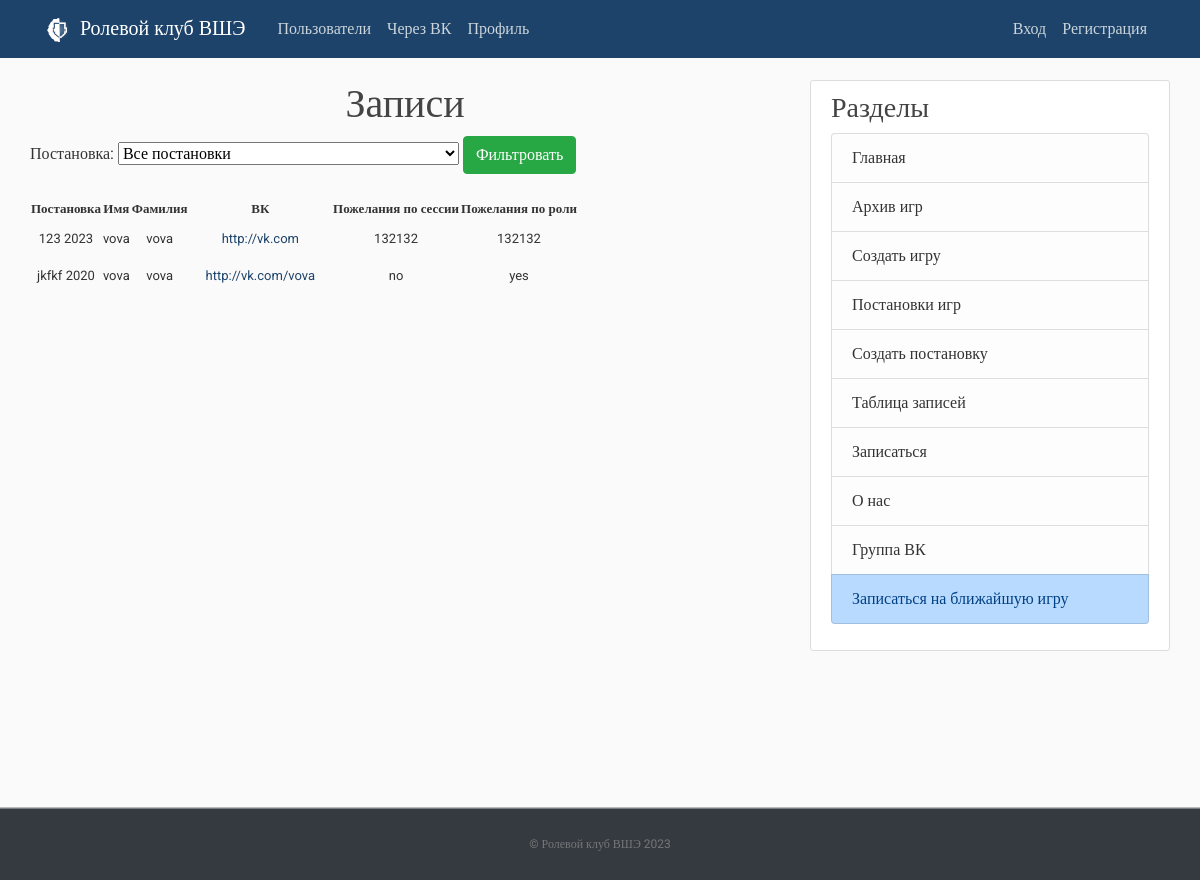
Before: /records with the older database file.
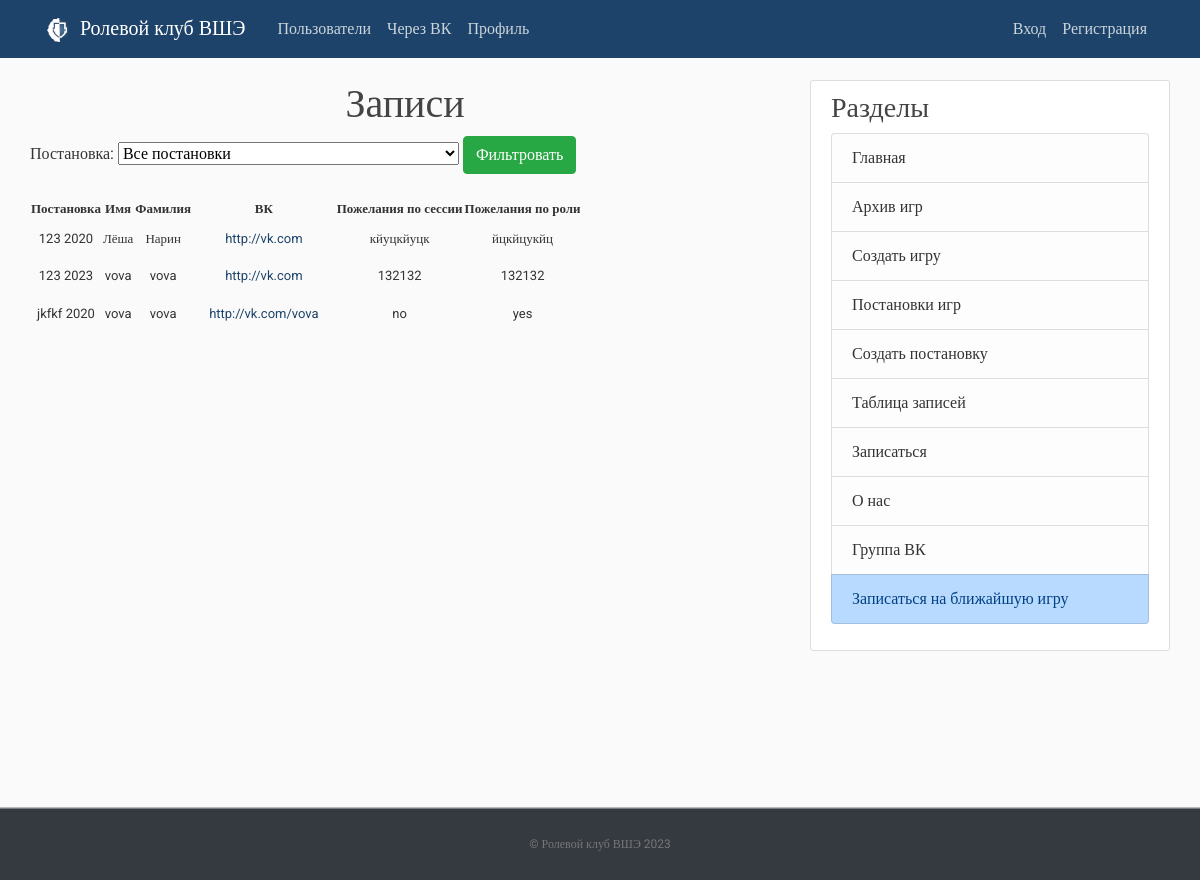
After: the same page with the newer database file.
### apps/plays/models.py (models this page shows, shortened)
class Record(models.Model):
    record_id = models.AutoField(primary_key=True)
    play = models.ForeignKey(Play, models.CASCADE)
    name = models.CharField("Имя", max_length=50)
    surname = models.CharField("Фамилия", max_length=50)
    need_pass = models.BooleanField("Нужен пропуск", default=False)
    patronymic = models.CharField("Отчество", max_length=50, blank=True)
    vk_link = models.URLField("Ссылка на ВК")
    preferable_mates = models.TextField("Предпочтения по сессии")
    preferable_role = models.TextField("Предпочтения по роли")
    first_game = models.BooleanField("Это твоя первая игра?")
    class Meta:
        verbose_name = "Запись"
        verbose_name_plural = "Записи"

class Play(models.Model):
    play_id = models.AutoField(primary_key=True)
    date = models.DateTimeField(default=datetime(year=2020, month=9, day=1, hour=16))
    game = models.ForeignKey(Game, on_delete=models.CASCADE)
    sessions_number = models.PositiveIntegerField(default=1)
    def __str__(self):
        return f"Постановка: {self.game.title} {self.date}"
    class Meta:
        verbose_name = "Постановка"
        verbose_name_plural = "Постановки"

### apps/games/models.py (models this page shows, shortened)
class Game(models.Model):
    game_id = models.AutoField(primary_key=True)
    title = models.CharField("Название", max_length=50, unique=True)
    description = models.TextField("Описание")
    capacity = models.IntegerField(
        "Вместимость сессии",
        default=15,
        validators=[MaxValueValidator(100), MinValueValidator(1)],
    )
    image = ResizedImageField(size=[300, 300], upload_to="img/")
    class Meta:
        verbose_name = "Игра"
        verbose_name_plural = "Игры"

### apps/plays/views.py (the view)
# urls.py: path("records", views.records, name="records"),
def records(request):
    form = FilterRecordsForm(request.GET or None)
    records_list = Record.objects.order_by("-record_id")
    if form.is_valid():
        play = form.cleaned_data.get('play')
        if play:
            records_list = records_list.filter(play=play)
    return render(request, "plays/records.html", {"title": "Все записи", "records": records_list, "form": form})

### apps/plays/forms.py
class FilterRecordsForm(Form):
    play = ModelChoiceField(
        label="Постановка",
        queryset=Play.objects.all().order_by("date").reverse(),
        required=False,
        empty_label="Все постановки",
    )

### templates/plays/records.html (shortened to what this page needs)
{% extends 'main/template.html' %}
{% load static %}
{% block content %}
    <h1 style="text-align: center"> Записи </h1>
    <form method="get" enctype="multipart/form-data">
        {{ form.as_table }}
        <button type="submit" class="btn btn-success">Фильтровать</button>
    </form>
    <br>
    {% if records %}
        <table class="styled-table">
            <tr>
                <th>Постановка</th>
                <th>Имя</th>
                <th>Фамилия</th>
                <th>ВК</th>
                <th>Пожелания по сессии</th>
                <th>Пожелания по роли</th>
            </tr>
            {% for el in records %}
                <tr>
                    <td>{{ el.play.game.title }} {{ el.play.date.year }}</td>
                    <td>{{ el.name }}</td>
                    <td>{{ el.surname }}</td>
                    <td><a href="{{ el.vk_link }}" class="nav-link">{{ el.vk_link }}</a></td>
                    <td>{{ el.preferable_mates }}</td>
                    <td>{{ el.preferable_role }}</td>
                </tr>
            {% endfor %}
        </table>
    {% else %}
        <p>Записи отсутствуют!</p>
    {% endif %}
{% endblock %}

Changed rows visible on the page:
added Record: play.game "123", play.date.year "2020", name "Лёша", surname "Нарин", vk_link "http://vk.com", preferable_mates "кйуцкйуцк", preferable_role "йцкйцукйц"
